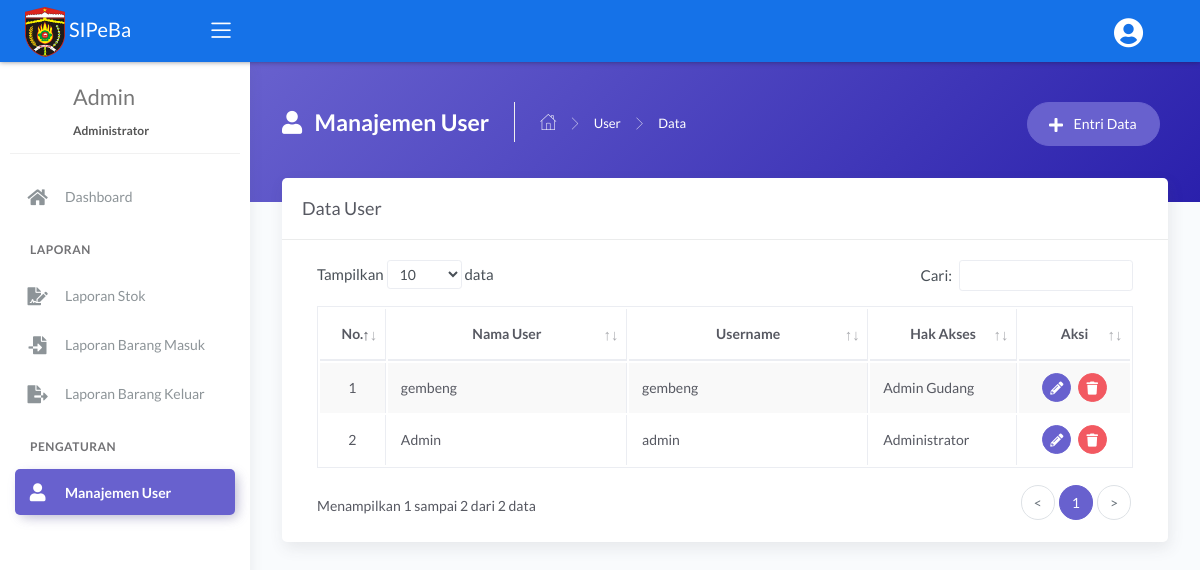
Page /main.php?module=user (signed in) on the earlier database version.
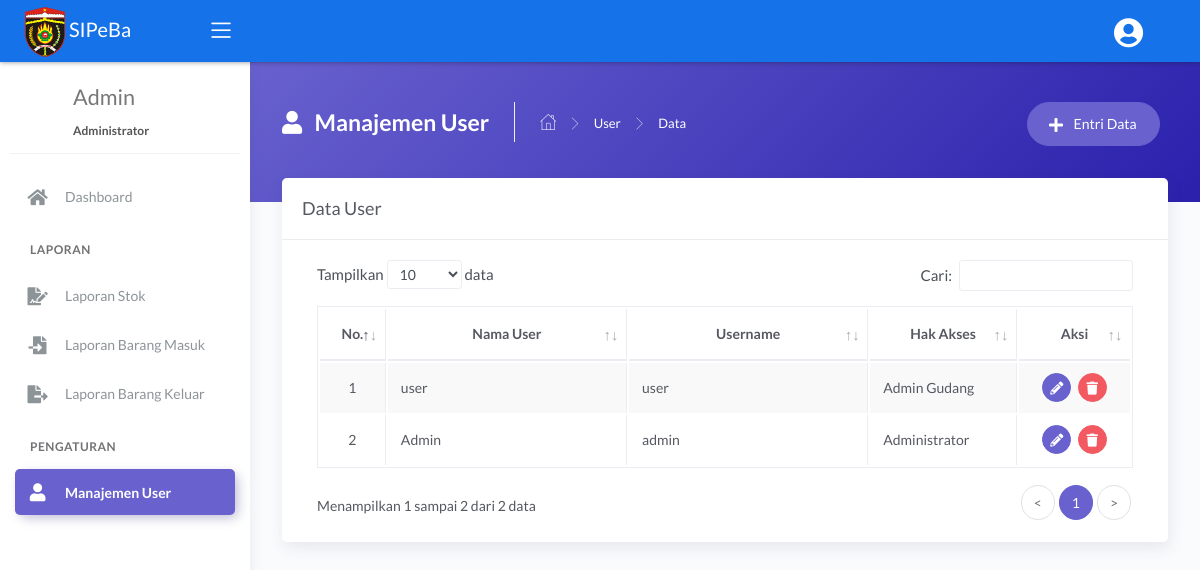
Same page on the later database version.
### tables this page shows
CREATE TABLE `tbl_user` (
  `id_user` int(11) NOT NULL,
  `nama_user` varchar(30) NOT NULL,
  `username` varchar(30) NOT NULL,
  `password` varchar(255) NOT NULL,
  `hak_akses` enum('Administrator','Admin Gudang','Kepala Gudang') NOT NULL
);

### modules/user/tampil_data.php (the view, shortened to what this page needs)
<?php
if (basename($_SERVER['PHP_SELF']) === basename(__FILE__)) {
  header('location: 404.html');
}
else {
?>
  <div class="panel-header bg-secondary-gradient">
    <div class="page-inner py-45">
      <div class="d-flex align-items-left align-items-md-top flex-column flex-md-row">
        <div class="page-header text-white">
          <h4 class="page-title text-white"><i class="fas fa-user mr-2"></i> Manajemen User</h4>
          <ul class="breadcrumbs">
            <li class="nav-home"><a href="?module=dashboard"><i class="flaticon-home text-white"></i></a></li>
            <li class="separator"><i class="flaticon-right-arrow"></i></li>
            <li class="nav-item"><a href="?module=user" class="text-white">User</a></li>
            <li class="separator"><i class="flaticon-right-arrow"></i></li>
            <li class="nav-item"><a>Data</a></li>
          </ul>
        </div>
        <div class="ml-md-auto py-2 py-md-0">
          <a href="?module=form_entri_user" class="btn btn-secondary btn-round mr-2">
            <span class="btn-label"><i class="fa fa-plus mr-2"></i></span> Entri Data
          </a>
        </div>
      </div>
    </div>
  </div>
  <div class="page-inner mt--5">
    <div class="card">
      <div class="card-header">
        <div class="card-title">Data User</div>
      </div>
      <div class="card-body">
        <div class="table-responsive">
          <table id="basic-datatables" class="display table table-bordered table-striped table-hover">
            <thead>
              <tr>
                <th class="text-center">No.</th>
                <th class="text-center">Nama User</th>
                <th class="text-center">Username</th>
                <th class="text-center">Hak Akses</th>
                <th class="text-center">Aksi</th>
              </tr>
            </thead>
            <tbody>
              <?php
              $no = 1;
              $query = mysqli_query($mysqli, "SELECT id_user, nama_user, username, hak_akses FROM tbl_user ORDER BY id_user DESC")
                                              or die('Ada kesalahan pada query tampil data : ' . mysqli_error($mysqli));
              while ($data = mysqli_fetch_assoc($query)) { ?>
                <tr>
                  <td width="30" class="text-center"><?php echo $no++; ?></td>
                  <td width="180"><?php echo $data['nama_user']; ?></td>
                  <td width="180"><?php echo $data['username']; ?></td>
                  <td width="100"><?php echo $data['hak_akses']; ?></td>
                  <td width="70" class="text-center">
                    <div>
                      <a href="?module=form_ubah_user&id=<?php echo $data['id_user']; ?>" class="btn btn-icon btn-round btn-secondary btn-sm mr-md-1" data-toggle="tooltip" data-placement="top" title="Ubah">
                        <i class="fas fa-pencil-alt fa-sm"></i>
                      </a>
                      <a href="modules/user/proses_hapus.php?id=<?php echo $data['id_user']; ?>" onclick="return confirm('Anda yakin ingin menghapus data user dengan username <?php echo $data['username']; ?>?')" class="btn btn-icon btn-round btn-danger btn-sm" data-toggle="tooltip" data-placement="top" title="Hapus">
                        <i class="fas fa-trash fa-sm"></i>
                      </a>
                    </div>
                  </td>
                </tr>
              <?php } ?>
            </tbody>
          </table>
        </div>
      </div>
    </div>
  </div>
<?php } ?>

### main.php (shortened to what this page needs)
<?php
if (empty($_SESSION['username']) && empty($_SESSION['password'])) {
  header('location: login.php?pesan=2');
}
else { ?>
  <!DOCTYPE html>
  <html lang="en">
  <head>
    <link rel="stylesheet" href="assets/js/plugin/datepicker/css/bootstrap-datepicker.css">
    <link rel="stylesheet" href="assets/js/plugin/chosen/css/chosen.css">
    <link rel="stylesheet" href="assets/css/bootstrap.min.css">
    <link rel="stylesheet" href="assets/css/atlantis.min.css">
  </head>
  <body>
    <div class="wrapper">
      <div class="main-header">
        <div class="logo-header" data-background-color="blue">
          <a href="?module=dashboard" class="logo">
            <div class="navbar-brand">
              <span><img src="assets/img/logo-ngawi.png" width="40" height="50"></span>
              <span class="text-white">SIPeBa</span>
            </div>
          </a>
          <div class="nav-toggle">
            <button class="btn btn-toggle toggle-sidebar">
              <i class="icon-menu"></i>
            </button>
          </div>
        </div>
        <nav class="navbar navbar-header navbar-expand-lg" data-background-color="blue">
          <div class="container-fluid">
            <ul class="navbar-nav topbar-nav ml-md-auto align-items-center">
              <li class="nav-item dropdown hidden-caret">
                <a class="dropdown-toggle profile-pic" data-toggle="dropdown" href="javascript:void(0)" aria-expanded="false">
                  <div class="avatar-sm-top mt-1">
                    <i class="fas fa-user-circle avatar-title"></i>
                  </div>
                </a>
              </li>
            </ul>
          </div>
        </nav>
      </div>
      <div class="sidebar sidebar-style-2">
        <div class="sidebar-wrapper scrollbar scrollbar-inner">
          <div class="sidebar-content">
            <div class="user">
              <div class="avatar-sm float-left mr-2">
              </div>
              <div class="info">
                <a>
                  <span>
                   <h2><?php echo $_SESSION['nama_user']; ?></h2>
                    <span class="user-level"><?php echo $_SESSION['hak_akses']; ?></span>
                  </span>
                </a>
              </div>
            </div>
            <ul class="nav nav-secondary">
              <?php include "sidebar_menu.php"; ?>
            </ul>
          </div>
        </div>
      </div>
      <div class="main-panel">
        <div class="content">
          <?php include "content.php"; ?>
        </div>
      </div>
    </div>
  </body>
  </html>
<?php } ?>

### sidebar_menu.php (shortened to what this page needs)
<?php
if (basename($_SERVER['PHP_SELF']) === basename(__FILE__)) {
  header('location: 404.html');
}
else {
  if ($_SESSION['hak_akses'] == 'Administrator') {
    if ($_GET['module'] == 'dashboard') { ?>
      <li class="nav-item active">
        <a href="?module=dashboard">
          <i class="fas fa-home"></i>
          <p>Dashboard</p>
        </a>
      </li>
    <?php
    }
    else { ?>
      <li class="nav-item">
        <a href="?module=dashboard">
          <i class="fas fa-home"></i>
          <p>Dashboard</p>
        </a>
      </li>
    <?php
    }
    if ($_GET['module'] == 'laporan_stok') { ?>
      <li class="nav-section">
        <span class="sidebar-mini-icon">
          <i class="fa fa-ellipsis-h"></i>
        </span>
        <h4 class="text-section">Laporan</h4>
      </li>
      <li class="nav-item active">
        <a href="?module=laporan_stok">
          <i class="fas fa-file-signature"></i>
          <p>Laporan Stok</p>
        </a>
      </li>
    <?php
    }
    else { ?>
      <li class="nav-section">
        <h4 class="text-section">Laporan</h4>
      </li>
      <li class="nav-item">
        <a href="?module=laporan_stok">
          <i class="fas fa-file-signature"></i>
          <p>Laporan Stok</p>
        </a>
      </li>
    <?php
    }
    if ($_GET['module'] == 'laporan_barang_masuk') { ?>
      <li class="nav-item active">
        <a href="?module=laporan_barang_masuk">
          <i class="fas fa-file-import"></i>
          <p>Laporan Barang Masuk</p>
        </a>
      </li>
    <?php
    }
    else { ?>
      <li class="nav-item">
        <a href="?module=laporan_barang_masuk">
          <i class="fas fa-file-import"></i>
          <p>Laporan Barang Masuk</p>
        </a>
      </li>
    <?php
    }
    if ($_GET['module'] == 'laporan_barang_keluar') { ?>
      <li class="nav-item active">
        <a href="?module=laporan_barang_keluar">
          <i class="fas fa-file-export"></i>
          <p>Laporan Barang Keluar</p>
        </a>
      </li>
    <?php
    }
    else { ?>
      <li class="nav-item">
        <a href="?module=laporan_barang_keluar">
          <i class="fas fa-file-export"></i>
          <p>Laporan Barang Keluar</p>
        </a>
      </li>
    <?php
    }
    if ($_GET['module'] == 'user' || $_GET['module'] == 'form_entri_user' || $_GET['module'] == 'form_ubah_user') { ?>
      <li class="nav-section">
        <h4 class="text-section">Pengaturan</h4>
      </li>
      <li class="nav-item active">
        <a href="?module=user">
          <i class="fas fa-user"></i>
          <p>Manajemen User</p>
        </a>
      </li>
    <?php
    }
  }
}
?>

### content.php (shortened to what this page needs)
<?php
if (basename($_SERVER['PHP_SELF']) === basename(__FILE__)) {
  header('location: 404.html');
}
else {
  if ($_GET['module'] == 'dashboard') {
    include "modules/dashboard/tampil_data.php";
  }
  elseif ($_GET['module'] == 'barang' && $_SESSION['hak_akses'] != 'Administrator' )  {
    include "modules/barang/tampil_data.php";
  }
  elseif ($_GET['module'] == 'form_entri_barang' && $_SESSION['hak_akses'] != 'Administrator') {
    include "modules/barang/form_entri.php";
  }
  elseif ($_GET['module'] == 'form_ubah_barang' && $_SESSION['hak_akses'] != 'Administrator') {
    include "modules/barang/form_ubah.php";
  }
  elseif ($_GET['module'] == 'tampil_detail_barang' && $_SESSION['hak_akses'] != 'Administrator') {
    include "modules/barang/tampil_detail.php";
  }
  elseif ($_GET['module'] == 'jenis' && $_SESSION['hak_akses'] != 'Administrator') {
    include "modules/jenis/tampil_data.php";
  }
  elseif ($_GET['module'] == 'form_entri_jenis' && $_SESSION['hak_akses'] != 'Administrator') {
    include "modules/jenis/form_entri.php";
  }
  elseif ($_GET['module'] == 'form_ubah_jenis' && $_SESSION['hak_akses'] != 'Administrator') {
    include "modules/jenis/form_ubah.php";
  }
  elseif ($_GET['module'] == 'satuan' && $_SESSION['hak_akses'] != 'Administrator') {
    include "modules/satuan/tampil_data.php";
  }
  elseif ($_GET['module'] == 'form_entri_satuan' && $_SESSION['hak_akses'] != 'Administrator') {
    include "modules/satuan/form_entri.php";
  }
  elseif ($_GET['module'] == 'form_ubah_satuan' && $_SESSION['hak_akses'] != 'Administrator') {
    include "modules/satuan/form_ubah.php";
  }
  elseif ($_GET['module'] == 'barang_masuk' && $_SESSION['hak_akses'] != 'Administrator') {
    include "modules/barang-masuk/tampil_data.php";
  }
  elseif ($_GET['module'] == 'form_entri_barang_masuk' && $_SESSION['hak_akses'] != 'Administrator') {
    include "modules/barang-masuk/form_entri.php";
  }
  elseif ($_GET['module'] == 'form_ubah_barang_masuk' && $_SESSION['hak_akses'] != 'Administrator') {
    include "modules/barang-masuk/form_ubah.php";
  }
  elseif ($_GET['module'] == 'barang_keluar' && $_SESSION['hak_akses'] != 'Administrator') {
    include "modules/barang-keluar/tampil_data.php";
  }
  elseif ($_GET['module'] == 'form_entri_barang_keluar' && $_SESSION['hak_akses'] != 'Administrator') {
    include "modules/barang-keluar/form_entri.php";
  }
  elseif ($_GET['module'] == 'form_ubah_barang_keluar' && $_SESSION['hak_akses'] != 'Administrator') {
    include "modules/barang-keluar/form_ubah.php";
  }
  elseif ($_GET['module'] == 'laporan_stok') {
    include "modules/laporan-stok/tampil_data.php";
  }
  elseif ($_GET['module'] == 'laporan_barang_masuk') {
    include "modules/laporan-barang-masuk/tampil_data.php";
  }
  elseif ($_GET['module'] == 'laporan_barang_keluar') {
    include "modules/laporan-barang-keluar/tampil_data.php";
  }
  elseif ($_GET['module'] == 'user' && $_SESSION['hak_akses'] == 'Administrator') {
    include "modules/user/tampil_data.php";
  }
  elseif ($_GET['module'] == 'form_entri_user' && $_SESSION['hak_akses'] == 'Administrator') {
    include "modules/user/form_entri.php";
  }
  elseif ($_GET['module'] == 'form_ubah_user' && $_SESSION['hak_akses'] == 'Administrator') {
    include "modules/user/form_ubah.php";
  }
  elseif ($_GET['module'] == 'form_ubah_password' ) {
    include "modules/password/form_ubah.php";
  }
}

Differences in the rows shown:
removed tbl_user: nama_user "gembeng", username "gembeng", hak_akses "Admin Gudang"
added tbl_user: nama_user "user", username "user", hak_akses "Admin Gudang"
